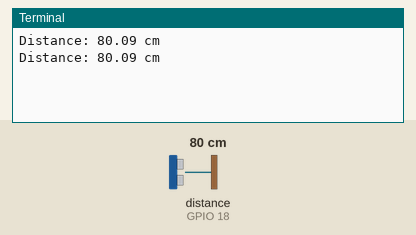
This program was run on a simulated Raspberry Pi (BCM pin numbers). Shown: the last lines printed to the terminal. The inputs (shaded band) are chosen by the test bench; at power-on: distance to the obstacle (sensor on GPIO 18) 80 cm. The echo pulse lasts 58.3 µs per cm; the clock reads 2024-03-15 10:24:30 at power-on unless the program sets it.

Above: at 1.2 s.
1.3 s: distance to the obstacle (sensor on GPIO 18) set to 2 cm
At 2.6 s:
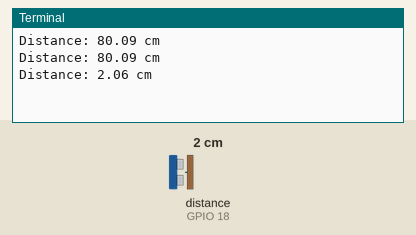
2.8 s: distance to the obstacle (sensor on GPIO 18) set to 4 cm
At 3.9 s:
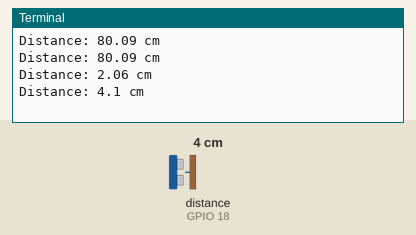
Timing chart, 0 to 5.8 s (numbered marks = the images above; inputs shaded):
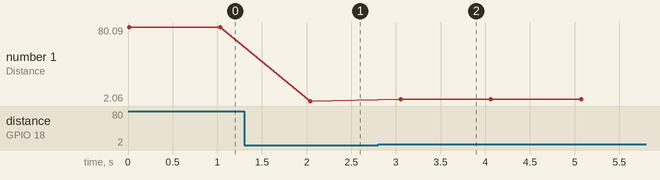

Measured:
- after the input at 1.3 s, the terminal: prints a new line after 0.74 s (image 1)
- after the input at 2.8 s, the terminal: prints a new line after 0.25 s (image 2)
- plotted number 1: 80.09 → 2.06 after the input at 1.3 s, 2.06 → 4.1 after the input at 2.8 s

The program:

Ultrasonicsensor.py
```python
import RPi.GPIO as GPIO
import time

# Set GPIO mode
GPIO.setmode(GPIO.BCM)

# Define GPIO pins
TRIG = 17
ECHO = 18

# Set up GPIO pins
GPIO.setup(TRIG, GPIO.OUT)
GPIO.setup(ECHO, GPIO.IN)

def get_distance():
    # Set TRIG to LOW for a short duration to ensure a clean pulse
    GPIO.output(TRIG, False)
    time.sleep(0.01)

    # Send a 10us pulse to trigger the sensor
    GPIO.output(TRIG, True)
    time.sleep(0.00001)
    GPIO.output(TRIG, False)

    # Measure the duration of the pulse from the ECHO pin
    while GPIO.input(ECHO) == 0:
        pulse_start = time.time()
    while GPIO.input(ECHO) == 1:
        pulse_end = time.time()

    # Calculate pulse duration and convert to distance
    pulse_duration = pulse_end - pulse_start
    distance = pulse_duration * 17150  # Speed of sound is 343m/s, so 34300cm/s. Distance = time * speed / 2 (round trip)
    distance = round(distance, 2)  # Round to 2 decimal places

    return distance

try:
    while True:
        distance = get_distance()
        print("Distance:", distance, "cm")
        time.sleep(1)  # Wait for 1 second before next reading

except KeyboardInterrupt:
    GPIO.cleanup()  # Clean up GPIO on keyboard interrupt
```
